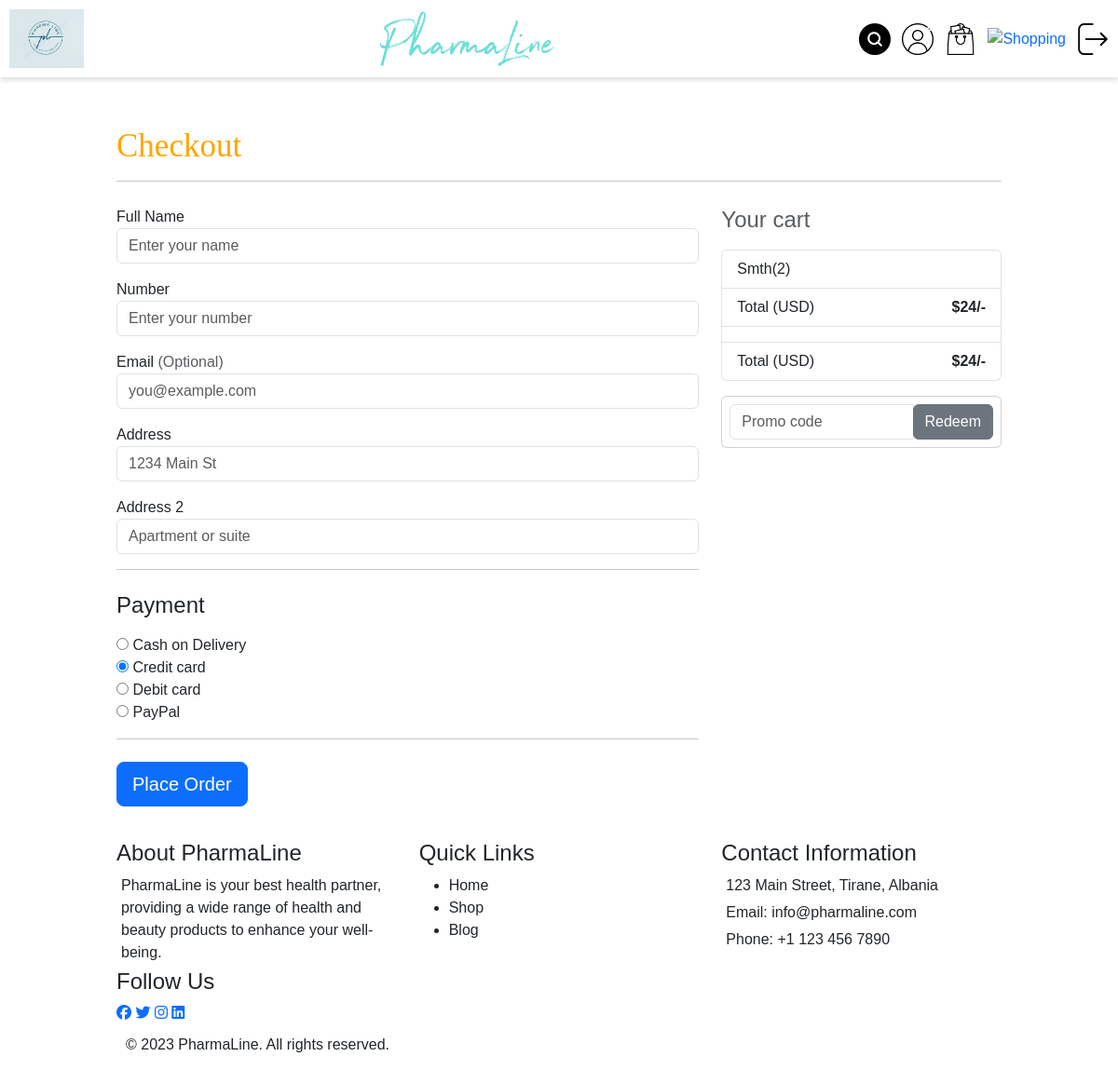
The app's page /checkout.php (signed in), older data.
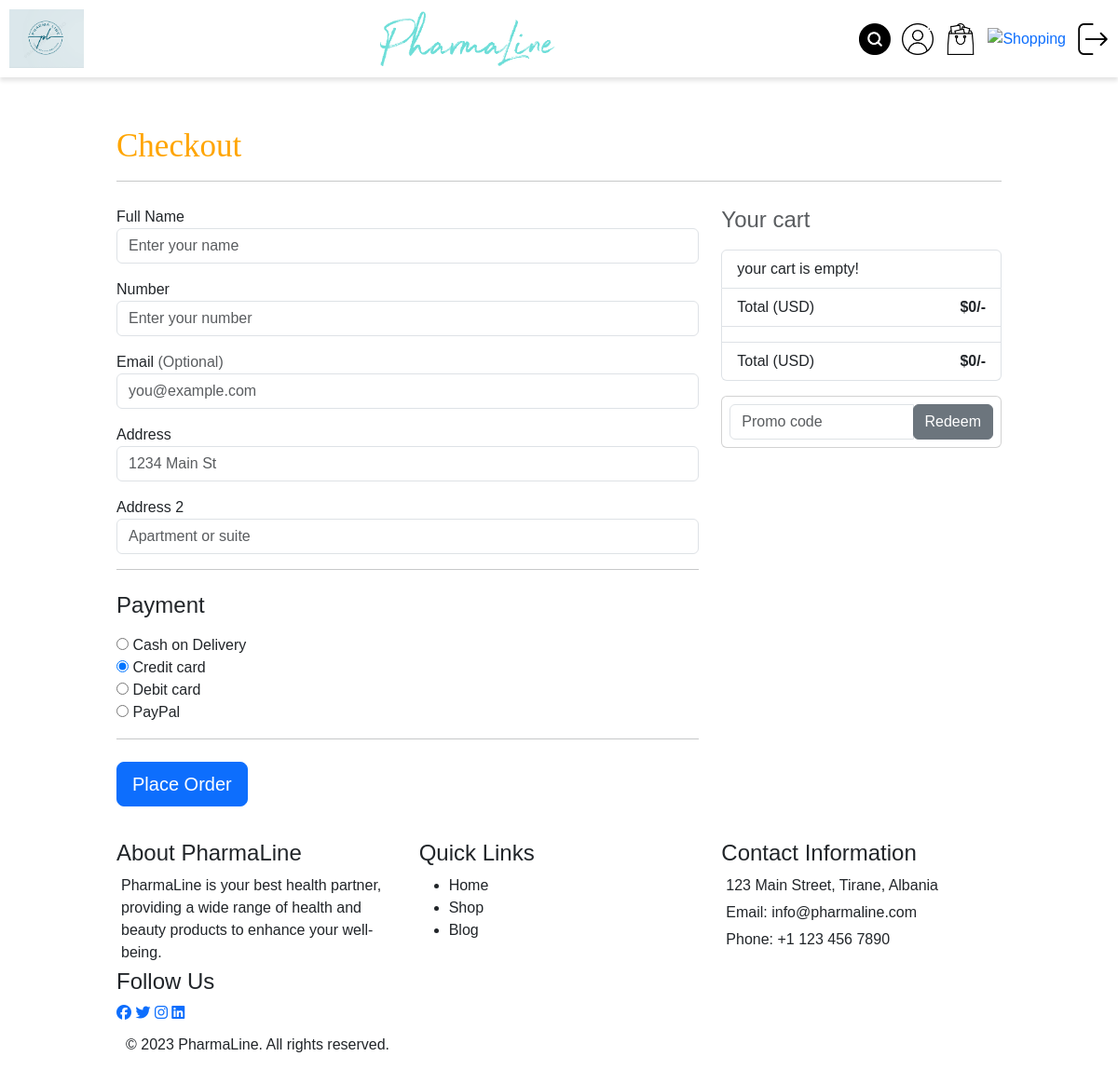
The same page, newer data.
### tables this page shows
CREATE TABLE `cart` (
  `id` int(100) NOT NULL,
  `user_id` int(11) NOT NULL,
  `product_name` varchar(100) NOT NULL,
  `price` int(100) NOT NULL,
  `quantity` int(100) NOT NULL,
  `image` varchar(100) NOT NULL
);

### checkout.php (the view, shortened to what the changed rows need)
<?php
@include 'users/config.php';
if (isset($_SESSION['user_id'])) {
    $user_id = $_SESSION['user_id'];
} else {
    $user_id = '';
    header('location: users/login.php');
}
?>
<!DOCTYPE html>
<html>
<head>
    <link href="https://cdn.jsdelivr.net/npm/bootstrap@5.3.0-alpha3/dist/css/bootstrap.min.css" rel="stylesheet">
    <link rel="stylesheet" type="text/css" href="assets/css/styleCheckout.css">
</head>
<body>
    <div class="checkout container  mt-5">
        <h2 class="font-weight-bold">Checkout</h2>
    </div>
    <div class="container">
        <div class="row">
            <div class="col-md-4 order-md-2 mb-4">
                <ul class="list-group mb-3 sticky-top">
                    <li class="list-group-item d-flex justify-content-between">
                        <?php
                        $select_cart = mysqli_query($conn, "SELECT * FROM `cart` WHERE user_id='$user_id'");
                        $total = 0;
                        $grand_total = 0;
                        if (mysqli_num_rows($select_cart) > 0) {
                            while ($fetch_cart = mysqli_fetch_assoc($select_cart)) {
                                $total_price = number_format($fetch_cart['price'] * $fetch_cart['quantity']);
                                $grand_total = $total += $total_price;
                        ?>
                                <span><?= $fetch_cart['product_name']; ?>(<?= $fetch_cart['quantity']; ?>)</span>
                        <?php
                            }
                        } else {
                            echo "<div class='display-order'><span>your cart is empty!</span></div>";
                        }
                        ?>
                    </li>
                    <li class="list-group-item d-flex justify-content-between">
                        <span>Total (USD)</span>
                        <strong><span>$</span><?= $grand_total; ?>/- </strong>
                    </li>
                <li class="list-group-item d-flex justify-content-between">
                    <span>Total (USD)</span>
                    <strong><span>$</span><?= $grand_total; ?>/- </strong>
                </li>
            </ul>
            </div>
        </div>
    </div>
</body>
</html>

Row changes from the older to the newer data that the page shows:
removed cart: product_name "Smth", quantity "2"
Text that changed along with them:
$grand_total: "24" → "0"
text now shown: "your cart is empty!"
